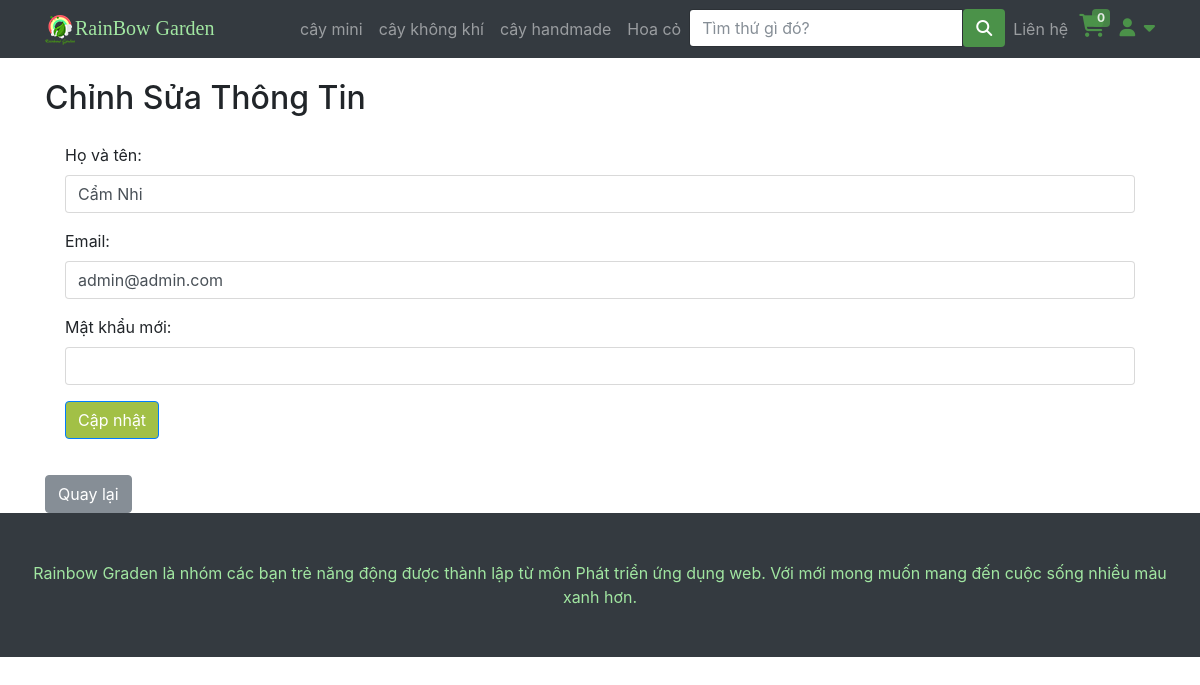
Page /edit_profile.php (signed in) on the committed database.
### tables this page shows
CREATE TABLE IF NOT EXISTS `category` (
  `id` int NOT NULL AUTO_INCREMENT,
  `name` varchar(200) DEFAULT NULL,
  `image` varchar(200) NOT NULL,
  PRIMARY KEY (`id`)
);

CREATE TABLE IF NOT EXISTS `account` (
  `id` int NOT NULL AUTO_INCREMENT,
  `role` varchar(20) NOT NULL DEFAULT 'client',
  `username` varchar(100) DEFAULT NULL,
  `passwords` varchar(100) DEFAULT NULL,
  `fullname` varchar(200) DEFAULT NULL,
  `createdate` datetime DEFAULT NULL,
  `lastmodified` datetime DEFAULT NULL,
  PRIMARY KEY (`id`)
);

### php/connectDB.php (called while the page is built, shortened)
<?php
class DataAccessHelper
{
	static $connection;
	public function connect()
	{
		self::$connection = new mysqli(DB_HOST, DB_USER, DB_PASSWORD, DB_NAME, DB_PORT);
		self::$connection->set_charset(DB_CHARSET);
	}
	public function executeQuery($sql)
	{
		return self::$connection->query($sql);
	}
}

### Cart.php (called while the page is built, shortened)
<?php
$count_cart = 0;

### edit_profile.php (the view, shortened to what this page needs)
<?php
include 'header.php';
$id = $_SESSION['account'];
$sql = "SELECT * FROM account WHERE id = '$id'";
$result = $db->executeQuery($sql);
$user = mysqli_fetch_assoc($result);
?>
<div class="container">
    <h2 class="mt-4">Chỉnh Sửa Thông Tin</h2>
    <form method="POST" action="" style="padding: 20px;">
        <div class="form-group">
            <label for="fullname">Họ và tên:</label>
            <input type="text" name="fullname" class="form-control" id="fullname" value="<?php echo htmlspecialchars($user['fullname']); ?>" required>
        </div>
        <div class="form-group">
            <label for="email">Email:</label>
            <input type="email" name="username" class="form-control" id="email" value="<?php echo htmlspecialchars($user['username']); ?>" required>
        </div>
        <div class="form-group">
            <label for="password">Mật khẩu mới:</label>
            <input type="password" name="password" class="form-control" id="password" required>
        </div>
        <button type="submit" class="btn btn-primary">Cập nhật</button>
    </form>
    <a href="profile.php" class="btn btn-secondary mt-3">Quay lại</a>
</div>
<?php
include "footer.php";

### header.php (shortened to what this page needs)
<?php
include "php/connectDB.php";
$db = new DataAccessHelper;
$db->connect();
include('Cart.php');
?>
<!DOCTYPE html>
<html lang="en">
<head>
    <link href="vendor/bootstrap/css/bootstrap.min.css" rel="stylesheet">
    <link href="css/modern-business.css" rel="stylesheet">
    <link href="css/icon-fonts.min.css" rel="stylesheet">
    <link href="css/settings.css" rel="stylesheet">
    <link href="css/grid-and-effects.css" rel="stylesheet">
    <link href="css/custom.css" rel="stylesheet">
    <link href="css/styles.css" rel="stylesheet">
    <link rel="stylesheet" href="https://cdnjs.cloudflare.com/ajax/libs/font-awesome/6.7.1/css/all.min.css">
</head>
<body>
    <nav class="navbar fixed-top navbar-expand-lg navbar-dark bg-dark fixed-top">
        <div class="container">
            <a class="navbar-brand GreenBrand" href="index.php"><img src="img/logobn.png">RainBow Garden</a>
            <div class="collapse navbar-collapse" id="navbarResponsive">
                <ul class="navbar-nav ml-auto">
                    <?php
                    $query = $db->executeQuery("SELECT * FROM category");
                    $result = mysqli_fetch_all($query, MYSQLI_ASSOC);
                    ?>
                    <?php foreach ($result as $value) : ?>
                        <li class="nav-item">
                            <a class="nav-link" href="loaicay?category=<?php echo $value['id'] ?>"><?php echo $value['name'] ?></a>
                        </li>
                    <?php endforeach; ?>
                    <li>
                        <form class="input-with-submit header-search" method="GET">
                            <div class="input-group">
                                <input type="text" class="form-control" placeholder="Tìm thứ gì đó?" name="tukhoa">
                                <span class="input-group-button">
                                    <button class="btn btn-default" style="background-color: #4b9249" type="submit">
                                        <i class="fa fa-search"></i>
                                    </button>
                                </span>
                            </div>
                        </form>
                    </li>
                    <li class="nav-item dropdown">
                        <a class="nav-link" href="lienhe.php">
                            Liên hệ
                        </a>
                    </li>
                    <li style="width: 40px !important; height: 40px; padding-left: 3px;">
                        <span class="my-cart-icon">
                            <span class=" navRbcart">
                                <a href="myCart.php">
                                </a>
                            </span>
                            <span class="badge badge-notify my-cart-badge"><?php echo $count_cart ?></span>
                        </span>
                    </li>
                    <li class="dropdown navRbaccount">
                        <a class=" fn-bran-light" data-toggle="dropdown" href="#">
                            <i class="fa fa-user fa-fw"></i> <i class="fa fa-caret-down"></i>
                        </a>
                    </li>
                </ul>
            </div>
        </div>
    </nav>

### css/modern-business.css (style rules this page uses)
body { padding-top: 54px; }
@media (min-width: 992px) { body { padding-top: 56px; } }

### css/grid-and-effects.css (style rules this page uses)
.container { margin-right: auto; margin-left: auto; padding-left: 15px; padding-right: 15px; }
@media (min-width: 768px) { .container, .row.ig_fullwidth { width: 750px; } }
@media (min-width: 992px) { .container, .row.ig_fullwidth { width: 970px; } }
@media (min-width: 1200px) { .container, .row.ig_fullwidth { width: 1170px; } }
.collapse { display: none; }
.clearfix:after, .container:after, .container-fluid:after, .row:after { clear: both; content: " "; display: table; }

### css/custom.css (style rules this page uses)
.GreenBrand { color: #a1e6a1 !important; font-family: 'Pacifico', cursive; }
.dropdown { position: relative; display: inline-block; }
.navRbcart { font-size: 23px !important; color: white; position: relative; }
.badge-notify { background:#4b9249; opacity: 0.85; position:relative; top: -40px; left: 13px; }
.navRbaccount { padding-top: 5px; font-size: 18px; }

### css/styles.css (style rules this page uses)
.btn-primary, .btn-primary:active, .btn-primary:focus, .btn-primary:active:focus, .btn-primary:hover, .wpcf7-submit, span.wpcf7-list-item, button, .navbar-toggle, input[type='button'], input[type='reset'], input[type='submit'], .jumbotron .carousel-indicators li.active, .post-item .vertical-center span, .post-item .label-wrap .label, .testimonials .testimonial-control, .testimonials .testimonial-control:first-of-type::before, .testimonials .testimonial-control:last-of-type::before, .cta-button, .brochure-box, .project-navigation a, .pagination a.current, .pagination span.current, .sidebar .widget.widget_nav_menu .menu li:hover, .sidebar .widget.widget_nav_menu .menu li.current-menu-item a, .sidebar .widget.widget_nav_menu .menu li a:hover, .panel-group .panel .panel-heading .accordion-toggle[aria-expanded="true"] { background-color: #a2c046; color: #ffffff; }
.fa { display: inline-block; font: normal normal normal 14px/1 FontAwesome; font-size: inherit; text-rendering: auto; -webkit-font-smoothing: antialiased; -moz-osx-font-smoothing: grayscale; }

### header.php (style rules this page uses)
a { color: #4b9249; }

### rows in the picture
category: name "cây mini"
category: name "cây không khí"
category: name "cây handmade"
category: name "Hoa cỏ"
account: fullname "Cẩm Nhi", username "admin@admin.com"

### other values in the picture
$count_cart "0"
